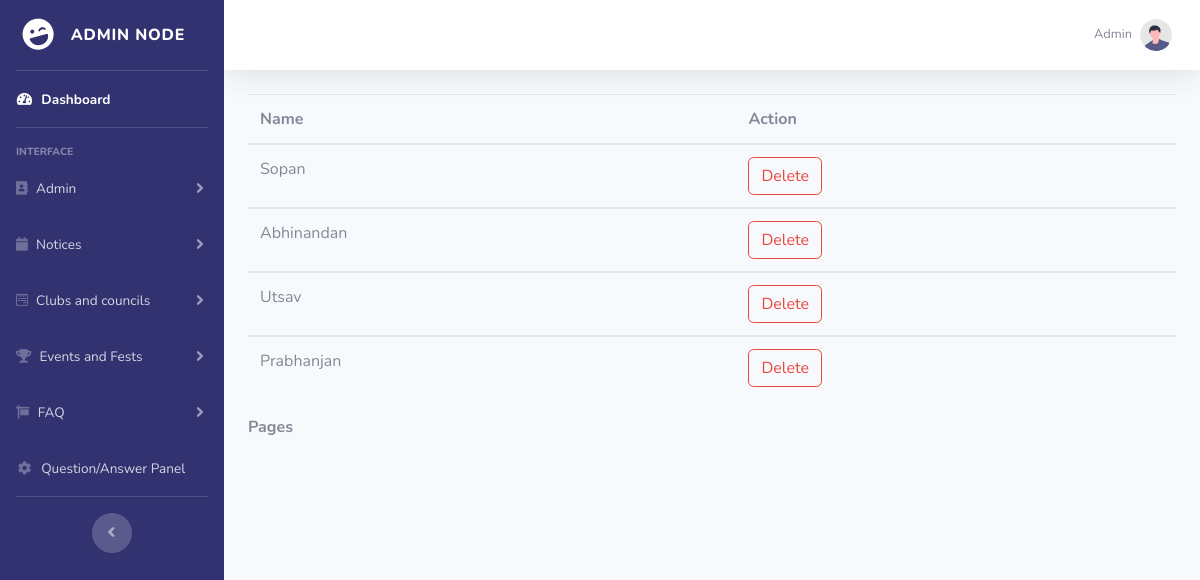
/view_events.php (signed in), run on the app's committed database.
### tables this page shows
CREATE TABLE `event` (
  `event_id` int(11) NOT NULL,
  `event_name` varchar(255) NOT NULL,
  `council_name` varchar(255) NOT NULL,
  `event_date` varchar(255) NOT NULL,
  `event_link` varchar(255) NOT NULL,
  `event_info` varchar(255) NOT NULL,
  `event_img` mediumblob NOT NULL
);

### view_events.php (the view, shortened to what this page needs)
<!DOCTYPE html>
<html lang="en">
<head>
    <link href="vendor/fontawesome-free/css/all.min.css" rel="stylesheet" type="text/css">
    <link href="css/sb-admin-2.min.css" rel="stylesheet">
</head>
<body id="page-top">
    <div id="wrapper">
        <?php
            include 'include/sidebar.php'
        ?>
        <div id="content-wrapper" class="d-flex flex-column">
            <div id="content">
                <?php
                    include 'include/topbar.php'
                ?>
                <div class="container-fluid">
                    <?php
                    include'conn.php';
                    if (isset($_GET["page"])) {
                        $page = $_GET["page"];
                    } else {
                        $page = 1;
                    };
                    $start_from = ($page - 1) * 20;
                    $sql = "select * from event ORDER BY event_id DESC LIMIT $start_from, 20";
                    $rs_result = mysqli_query($con, $sql);
                    ?>
                    <table class="table">
                        <thead>
                            <tr>
                                <th width="20%">Name</th>
                                <th colspan=2 width="18%">Action</th>
                            </tr>
                        </thead>
                        <?php
                        while ($row = mysqli_fetch_assoc($rs_result)) {
                        ?>
                            <tbody>
                                <tr>
                                    <td> <?php echo $row["event_name"]; ?> </td>
                                    <td><a class="btn btn-outline-danger" href='eventdelete.php?key1=<?php echo $row["event_id"]; ?>'>Delete</a>
                                    </td>
                                </tr>
                            </tbody>
                        <?php
                        };
                        ?>
                    </table>
                    <strong>Pages </strong>
                </div>
            </div>
        </div>
    </div>
</body>
</html>

### data on the page
event: event_name "Sopan"
event: event_name "Abhinandan"
event: event_name "Utsav"
event: event_name "Prabhanjan"

### other printed values
$_SESSION['username'] "Admin"
